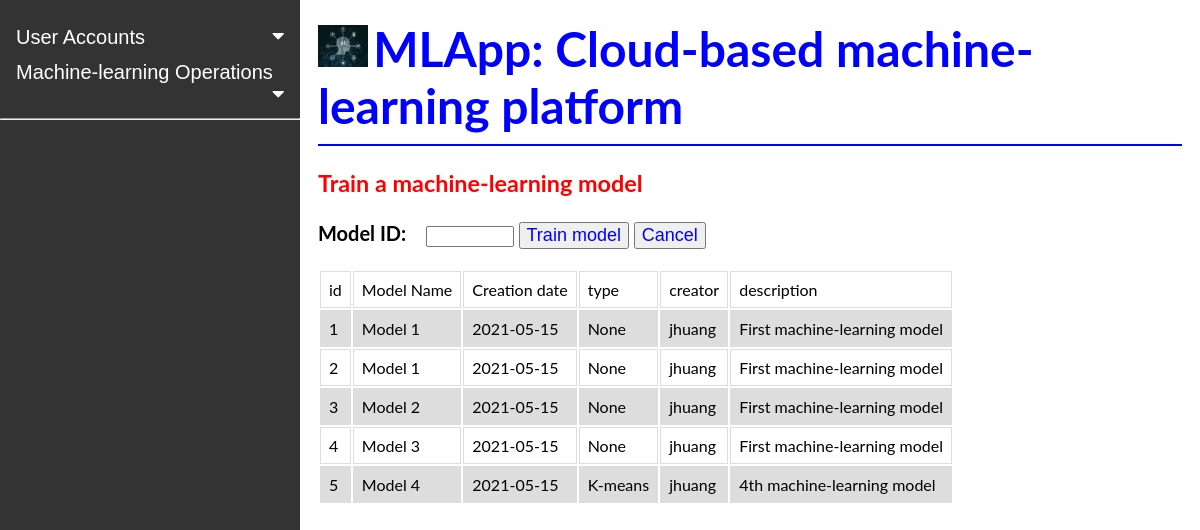
The app's page /train_model (signed in) with its own data.
### api.py (models this page shows, shortened)
class MLModel(db.Model):
    id = db.Column(db.Integer, primary_key=True)
    name=db.Column(db.String())
    desc=db.Column(db.String())
    mdltype=db.Column(db.String())
    parms=db.Column(db.String())
    creator=db.Column(db.String(),index=True)
    create_date=db.Column(db.String(30))
    dname=db.Column(db.String())

### api.py (the view, shortened to what this page needs)
@application.route('/train_model' , methods=['GET', 'POST'])
def train_model():
    user=getuser()
    if not user: id=0
    else: id=user.id
    if id not in Info.keys():Info[id]={}
    info=Info[id]
    info['topic']='train_model'
    info['msg']='Train a machine-learning model'
    if not user:
        msg='Error train a machine-learning model, you need to login to your account first'
        info['msg']=msg
        return render_template('index.html',info=info)
    models=MLModel.query.filter_by(creator=user.username).all()
    if len(models)==0:
        msg='Error train a model: you do not have any model in database. Please set the model first'
        info['msg']=msg
        return render_template('index.html',info=info)
    mdls=[['id','Model Name','Creation date','type','creator','description']]
    for mdl in models:
        mlist=[mdl.id,mdl.name,mdl.create_date,mdl.mdltype,mdl.creator,mdl.desc]
        mdls.append(mlist)
    info['model_list']=mdls
    if request.method == 'GET':
        msg='Train a machine-learning model'
        info['msg']=msg
        return render_template('index.html',info=info)

### api.py (called while the page is built)
def getuser():
    uname=session.get('user')
    if not uname: return None
    user=User.query.filter_by(username=uname).first()
    return user

### templates/index.html (shortened to what this page needs)
<!DOCTYPE html>
<html>
<head>
<link rel="stylesheet" href="https://cdnjs.cloudflare.com/ajax/libs/font-awesome/4.7.0/css/font-awesome.min.css">
</head>
<body>
<div class="sidenav">
  <button class="dropdown-btn">User Accounts
    <i class="fa fa-caret-down"></i>
  </button>
    <button class="dropdown-btn">Machine-learning Operations
        <i class="fa fa-caret-down"></i>
    </button>
     <hr>
</div>
<div class="main">
    <img src="static/ml2.jpeg" width="50px" height="42px">
    <font color=blue size="28px">  <b>MLApp: Cloud-based machine-learning platform</b> </font>
    <hr color=blue>
    <font color=red> <h3>{{info.msg}}</h3></font>
    {%if info.topic=='train_model'%}
         <form action="/train_model" method="POST"  enctype="multipart/form-data" >
            <p><b>
                Model ID:&nbsp;&nbsp;&nbsp; <input type="number" step="1" name="mdlID" style="width: 80px;"
                value="{{info.mdlID}}">
                <input type="submit" name="button" value="Train model" style="font-size : 18px;color:blue" >
                <input type="submit" name="button" value="Cancel" style="font-size : 18px;color:blue" >
            </b></p>
            <table id="mdlModels">
                {%for row in info.model_list%}
                    <tr>
                        {% for cell in row %}
                            <td>{{cell}}</td>
                        {%endfor%}
                    </tr>
                {%endfor%}
            </table>
        </form>
    {%endif%}
</div>
</body>
</html>

### templates/index.html (style rules this page uses)
body { font-family: "Lato", sans-serif; }
.sidenav { height: 100%; width: 300px; position: fixed; z-index: 1; top: 0; left: 0; background-color: #333; overflow-x: hidden; padding-top: 20px; }
.sidenav a, .dropdown-btn { padding: 6px 8px 6px 16px; text-decoration: none; font-size: 20px; color: white; display: block; border: none; background: none; width: 100%; text-align: left; cursor: pointer; outline: none; }
.main { margin-left: 300px; font-size: 20px; padding: 12px 10px; }
.fa-caret-down { float: right; padding-right: 8px; }
table { font-family: arial, sans-serif border-collapse: collapse; width: 100%; display: block; white-space: nowrap; }
td,th { border: 1px solid #dddddd; text-align: left; font-size: 16px; overflow:auto; padding: 8px; }
tr:nth-child(even) { background-color: #dddddd; }

### records on screen
MLModel: row "1" "None", name "Model 1", create_date "2021-05-15", creator "jhuang", desc "First machine-learning model"
MLModel: row "2" "None", name "Model 1", create_date "2021-05-15", creator "jhuang", desc "First machine-learning model"
MLModel: row "3" "None", name "Model 2", create_date "2021-05-15", creator "jhuang", desc "First machine-learning model"
MLModel: row "4" "None", name "Model 3", create_date "2021-05-15", creator "jhuang", desc "First machine-learning model"
MLModel: row "5", name "Model 4", create_date "2021-05-15", mdltype "K-means", creator "jhuang", desc "4th machine-learning model"

### other values on screen
{{ info.msg }} "Train a machine-learning model"
{{ cell }} "id" "Model Name" "Creation date" "type" "creator" "description"
